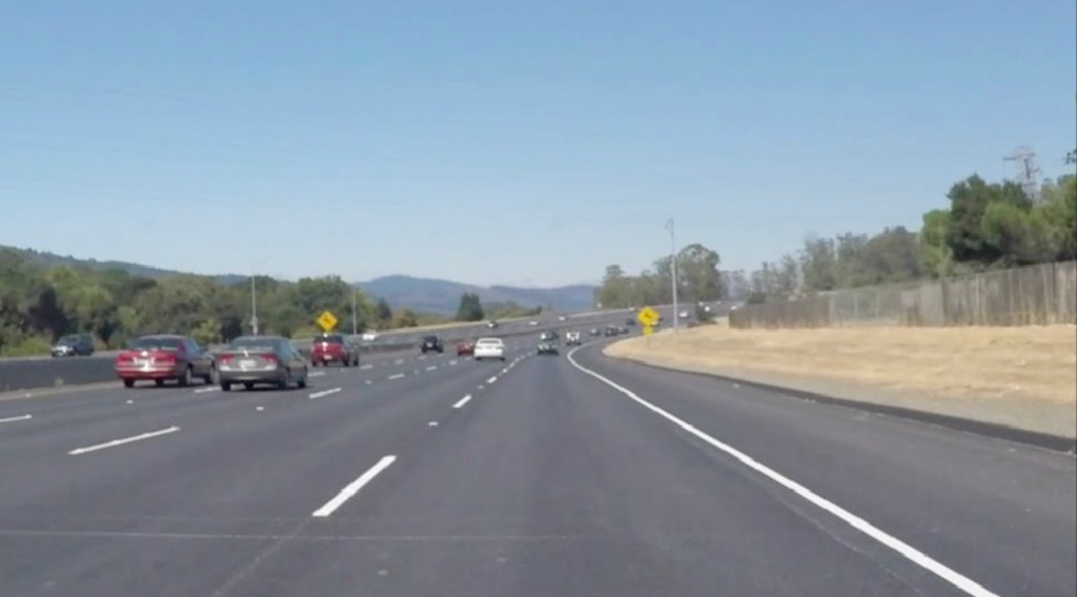
#> input picture Test-image.png, 1077 x 597 px
$ jupyter execute Lane-detection-opencv.ipynb
#> lines starting #> are read from the running program, lines starting #| are printed output that depends on the picture; after the words box and inside, x2 and y2 are one past the last pixel; in counts of white or black regions, pixels touching at a corner belong together
[cell 1]
import cv2
import matplotlib.pyplot as plt
import numpy as np

[cell 2]
#Utility functions

#Returns edges detected in an image
def canny_edge_detector(frame):

    # Convert to grayscale as only image intensity needed for gradients
    gray = cv2.cvtColor(frame, cv2.COLOR_RGB2GRAY)

    # 5x5 gaussian blur to reduce noise
    blur = cv2.GaussianBlur(gray, (5, 5), 0)

    # Canny edge detector with minVal of 50 and maxVal of 150
    canny = cv2.Canny(blur, 50, 150)

    return canny

# Returns a masked image
def ROI_mask(image):

    height = image.shape[0]
    width = image.shape[1]


    # A triangular polygon to segment the lane area and discarded other irrelevant parts in the image
    # Defined by three (x, y) coordinates
    polygons = np.array([
        [(0, height), (round(width/2), round(height/2)), (1000, height)]
        ])

    mask = np.zeros_like(image)
    cv2.fillPoly(mask, polygons, 255)  ## 255 is the mask color

    # Bitwise AND between canny image and mask image
    masked_image = cv2.bitwise_and(image, mask)

    return masked_image

def get_coordinates (image, params):

    slope, intercept = params
    y1 = image.shape[0]
    y2 = int(y1 * (3/5)) # Setting y2 at 3/5th from y1
    x1 = int((y1 - intercept) / slope) # Deriving from y = mx + c
    x2 = int((y2 - intercept) / slope)

    return np.array([x1, y1, x2, y2])

# Returns averaged lines on left and right sides of the image
def avg_lines(image, lines):

    left = []
    right = []

    for line in lines:
        x1, y1, x2, y2 = line.reshape(4)

        # Fit polynomial, find intercept and slope
        params = np.polyfit((x1, x2), (y1, y2), 1)
        slope = params[0]
        y_intercept = params[1]

        if slope < 0:
            left.append((slope, y_intercept)) #Negative slope = left lane
        else:
            right.append((slope, y_intercept)) #Positive slope = right lane

    # Avg over all values for a single slope and y-intercept value for each line

    left_avg = np.average(left, axis = 0)
    right_avg = np.average(right, axis = 0)

    # Find x1, y1, x2, y2 coordinates for left & right lines
    left_line = get_coordinates(image, left_avg)
    right_line = get_coordinates(image, right_avg)

    return np.array([left_line, right_line])

# Draws lines of given thickness over an image
def draw_lines(image, lines, thickness):

    print(lines)
    line_image = np.zeros_like(image)
    color=[0, 0, 255]

    if lines is not None:
        for x1, y1, x2, y2 in lines:
                    cv2.line(line_image, (x1, y1), (x2, y2), color, thickness)


    # Merge the image with drawn lines onto the original.
    combined_image = cv2.addWeighted(image, 0.8, line_image, 1.0, 0.0)

    return combined_image

[cell 3]
# Load input image (ideally this should be a frame extracted from a video)
inputimage = cv2.imread("Test-image.png")
#> inputimage is the input picture: shape (597, 1077, 3); mean B, G, R 162.9, 150.9, 137

plt.figure()
plt.imshow(cv2.cvtColor(inputimage, cv2.COLOR_BGR2RGB))
# plt.imshow(inputimg) # Incorrect because opencv stores images in BGR format

#Image source taken from this video :
# https://github.com/udacity/CarND-LaneLines-P1/blob/master/test_videos/solidWhiteRight.mp4

[cell 4]
# Canny edge detection
canny_edges = canny_edge_detector(inputimage)
#> in canny_edge_detector, `gray = cv2.cvtColor(frame, cv2.COLOR_RGB2GRAY)`:
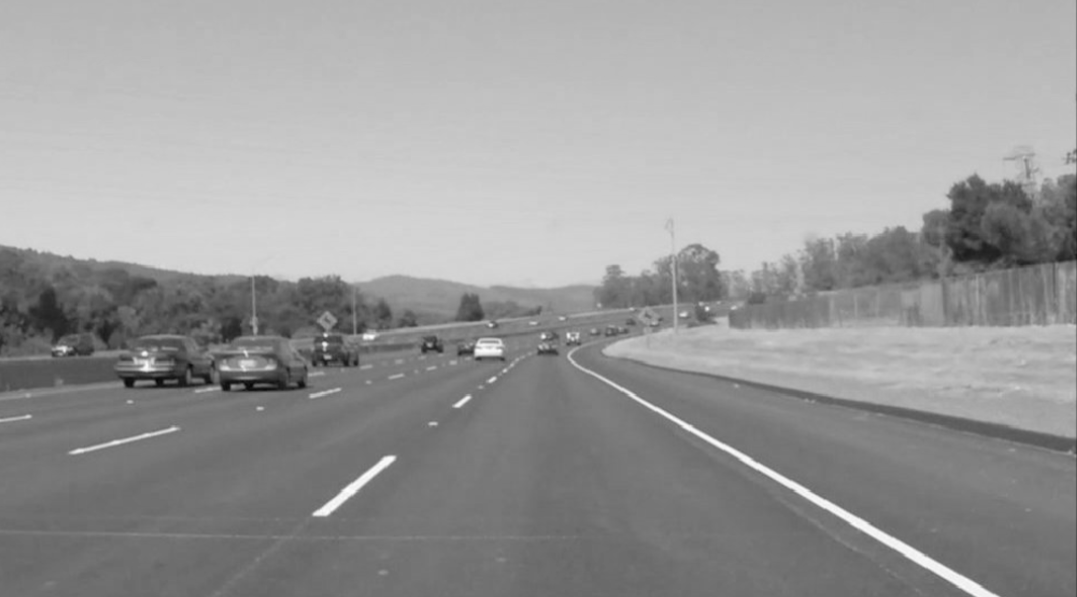
#> gray: shape (597, 1077); min 5, max 254, mean 152.9
#> in canny_edge_detector, `canny = cv2.Canny(blur, 50, 150)`:
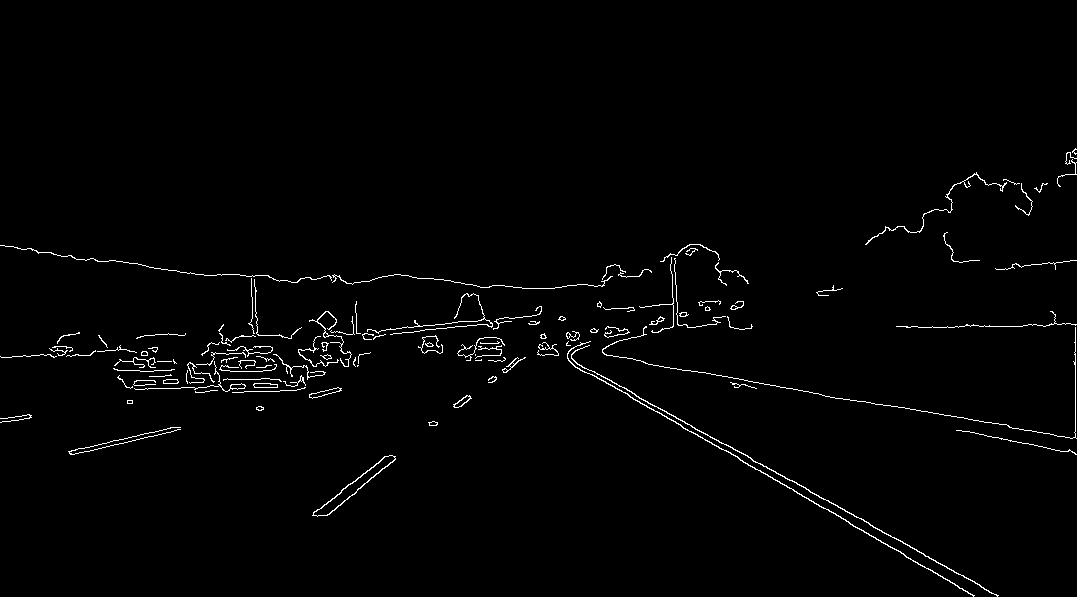
#> canny: shape (597, 1077); 1.4% white in thin lines or dots, all inside (x1, y1, x2, y2) = (0, 148, 1077, 597)
plt.figure()
plt.imshow(cv2.cvtColor(canny_edges, cv2.COLOR_BGR2RGB))
plt.show()

[cell 5]
# Remove irrelevant segments of the image and retain only the lane portion
cropped_image = ROI_mask(canny_edges)
#> in ROI_mask, `cv2.fillPoly(mask, polygons, 255)`:
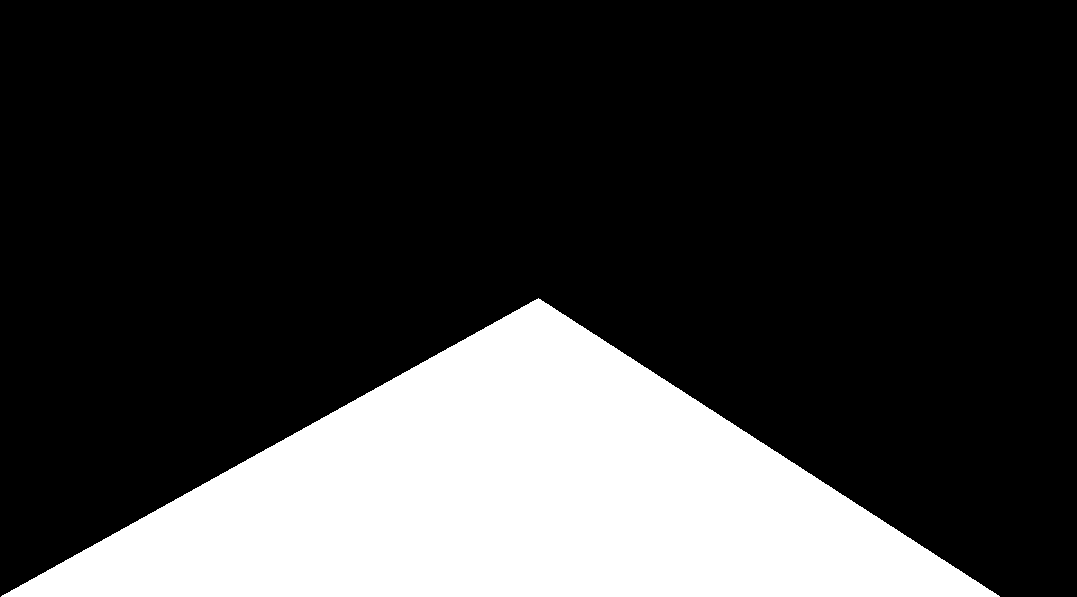
#> mask: shape (597, 1077); 23.3% white; 1 white region, box (x1, y1, x2, y2) and area: (1, 298, 1000, 597) 149701
#> in ROI_mask, `masked_image = cv2.bitwise_and(image, mask)`:
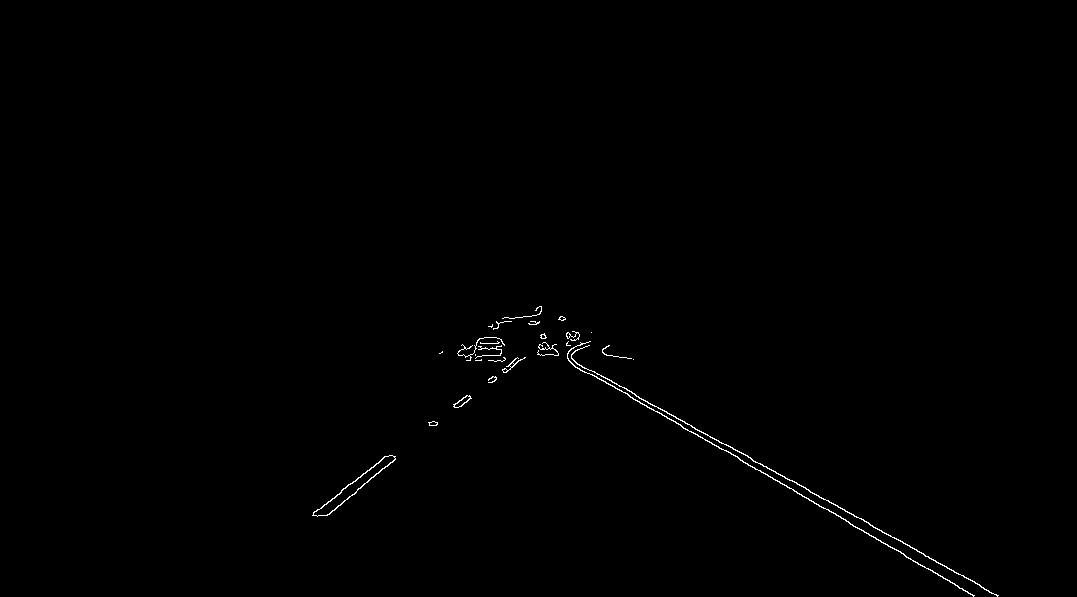
#> masked_image: shape (597, 1077); 0.37% white in thin lines or dots, all inside (x1, y1, x2, y2) = (312, 306, 999, 597)
plt.figure()
plt.imshow(cv2.cvtColor(cropped_image, cv2.COLOR_BGR2RGB))
plt.show()

[cell 6]
#Hough transform to detect lanes from the detected edges
lines = cv2.HoughLinesP(
    cropped_image,
    rho=2,              #Distance resolution in pixels
    theta=np.pi / 180,  #Angle resolution in radians
    threshold=100,      #Min. number of intersecting points to detect a line indicated by [x1, y1, x2, y2]
    lines=np.array([]), #Vector to return start and end points of the lines
    minLineLength=40,   #Line segments shorter than this are rejected
    maxLineGap=25       #Max gap allowed between points on the same line
)
#> lines = [[850, 524, 973, 595], [539, 344, 974, 595], [542, 343, 998, 595], [329, 514, 385, 466], [432, 425, 512, 367], [430, 425, 509, 365], [429, 425, 565, 319], [313, 513, 353, 481]]

# Visualisations
averaged_lines = avg_lines (inputimage, lines)              #Average the Hough lines as left or right lanes
#> the loop in avg_lines, `for line in lines:` made 8 passes
#> (x1, y1, x2, y2, slope, y_intercept) on passes 1 to 8: (850, 524, 973, 595, 0.577, 33.35), (539, 344, 974, 595, 0.577, 32.99), (542, 343, 998, 595, 0.553, 43.47), (329, 514, 385, 466, -0.857, 796), (432, 425, 512, 367, -0.725, 738.2), (430, 425, 509, 365, -0.759, 751.6), (429, 425, 565, 319, -0.779, 759.4), (313, 513, 353, 481, -0.8, 763.4)
#> after the loop in avg_lines, `for line in lines:`: left = [(-0.857, 796), (-0.725, 738.2), (-0.759, 751.6), (-0.779, 759.4), (-0.8, 763.4)]; right = [(0.577, 33.35), (0.577, 32.99), (0.553, 43.47)]
#> in avg_lines, `left_avg = np.average(left, axis = 0)`: left_avg = [-0.784, 761.7]
#> in avg_lines, `right_avg = np.average(right, axis = 0)`: right_avg = [0.569, 36.6]
#> in get_coordinates, `slope, intercept = params`: slope = -0.784; intercept = 761.7
#> in get_coordinates, `x1 = int((y1 - intercept) / slope)`: x1 = 210
#> in get_coordinates, `x2 = int((y2 - intercept) / slope)`: x2 = 514
#> in avg_lines, `left_line = get_coordinates(image, left_avg)`: left_line = [210, 597, 514, 358]
#> in avg_lines, `right_line = get_coordinates(image, right_avg)`: right_line = [984, 597, 564, 358]
#> averaged_lines = [[210, 597, 514, 358], [984, 597, 564, 358]]
combined_image = draw_lines(inputimage, averaged_lines, 5)  #Combine the averaged lines on the real frame
#| [[210 597 514 358]
#|  [984 597 564 358]]
#> the loop in draw_lines, `for x1, y1, x2, y2 in lines:` made 2 passes
#> in draw_lines, `combined_image = cv2.addWeighted(image, 0.8, line_image, 1.0, 0.0)`:
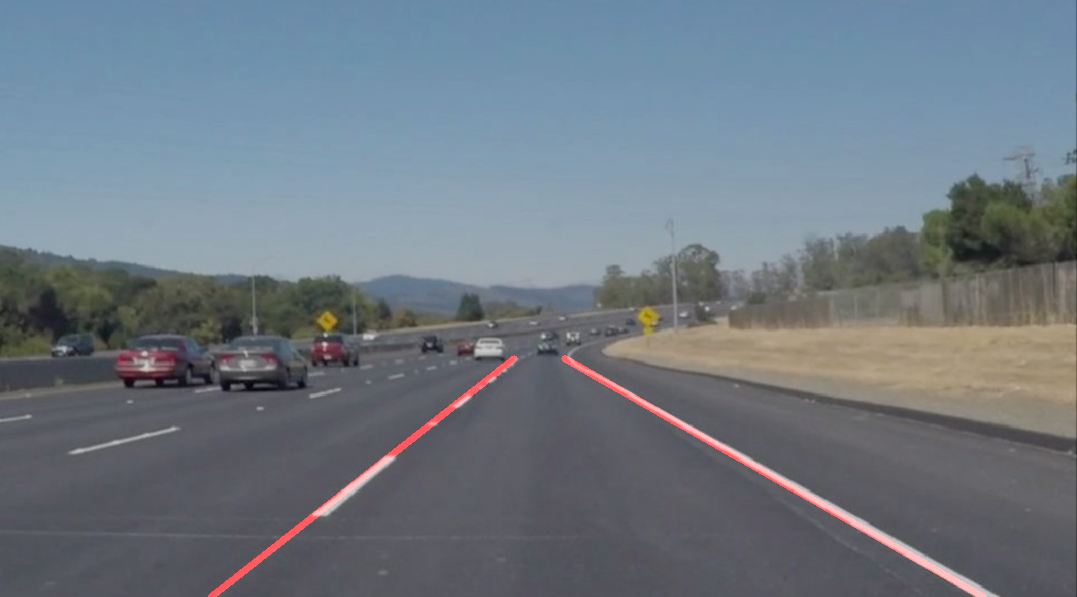
#> combined_image: shape (597, 1077, 3); mean B, G, R 130.3, 120.7, 110.7
plt.figure()
plt.imshow(cv2.cvtColor(combined_image, cv2.COLOR_BGR2RGB))
plt.show()
